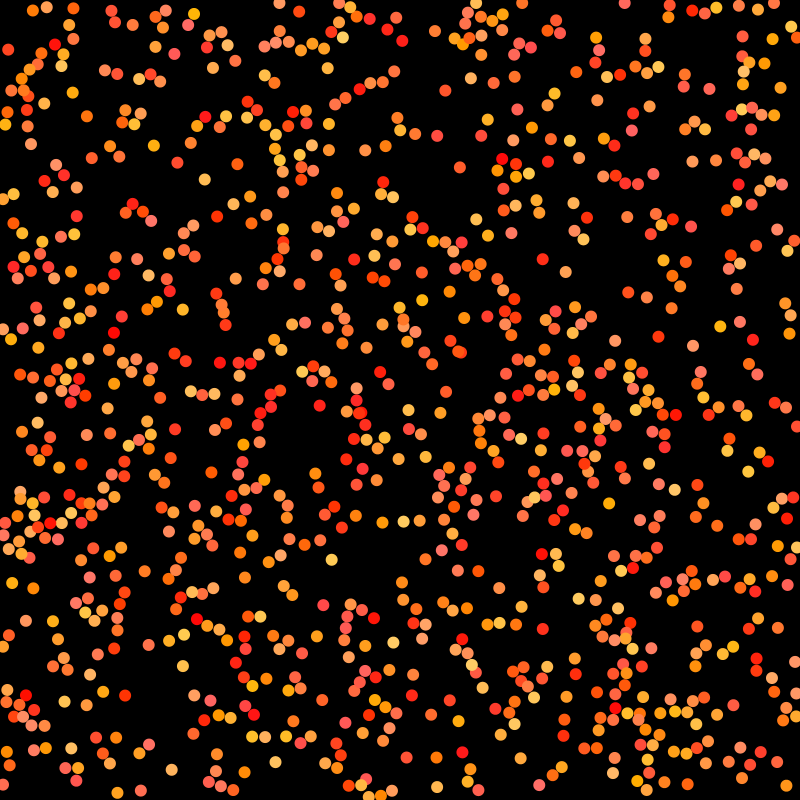
Frame 1 (no input)
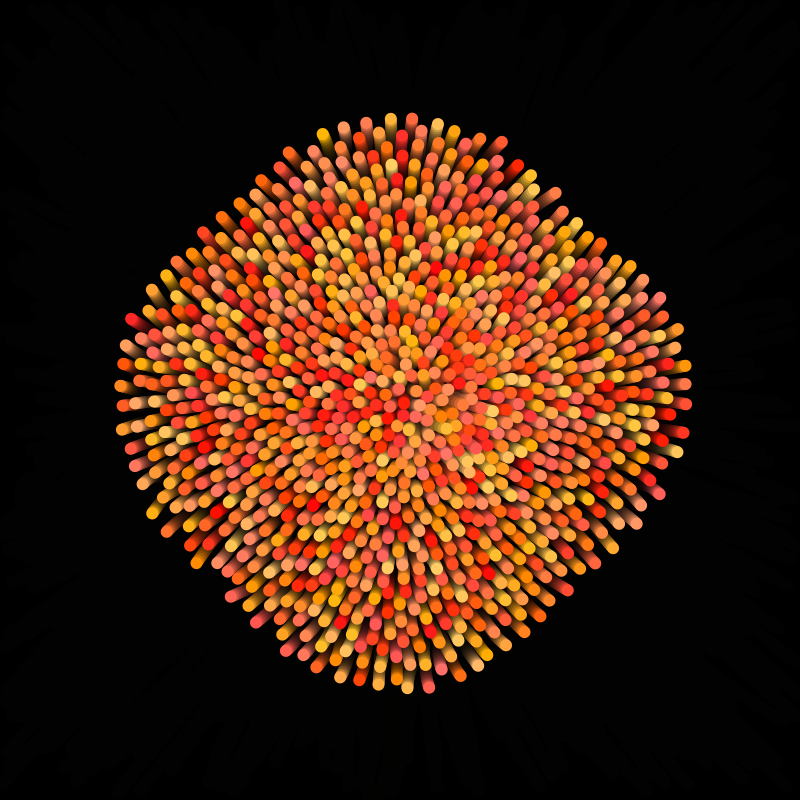
Frame 60 (the mouse pressed at the canvas centre just before this capture)
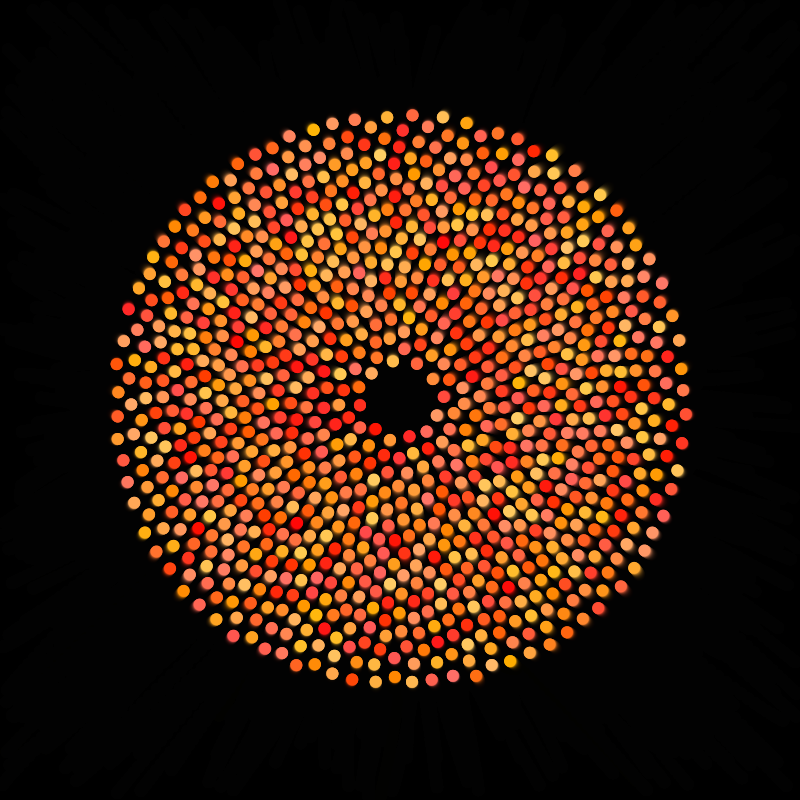
Frame 120 (the mouse held since frame 60 and released just before this capture)

The Processing sketch that drew these frames (run headless with seeded random() and noise(); from frame 60 on, the mouse is pressed at the canvas centre):

// Processing sketch: Anemone
// ── Anemone.pde
final int COUNT = 1000;
final float FORCE = 20;
final float DAMP = 0.99;
final float VISC = 0.05;
final float SPRING = 400;
final float SIZE = 6;
final float PERT = 6;
final float MOUSE = 300;
final float SENSE = 200;

Ball[] b;
Ball center;
Ball mouse;

void setup()
{
  colorMode(HSB);
  //fullScreen();
  background(0);
  size(800,800);
  b = new Ball[COUNT];
  for (int i=0; i<COUNT; i++)
    b[i] = new Ball();
  center = new Ball();
  center.p = new PVector(width/2,height/2);
  mouse = new Ball();
  mouse.p = new PVector(mouseX,mouseY);
}

void draw()
{
  noStroke();
  fill(0,50);
  rect(0,0,width,height);
  for (Ball B : b) B.stop();
  for (int i=0; i<COUNT; ++i)
  { 
    for (int j=0; j<COUNT; ++j)
    {
      if (i == j) continue;
      b[i].repell(b[j]);
    }
    b[i].springForce(center, SPRING);
    b[i].mouseForce(mouse, MOUSE);
    b[i].update();
    b[i].display();
  }
  mouse.p.set(mouseX,mouseY);
}

void mouseClicked()
{
  for (int n=0; n<COUNT/10; ++n)
  {
    int i = floor(random(COUNT));
    b[i].v.add(PVector.random2D().mult(PERT));
  }
}
// ── Ball.pde
class Ball
{
  float dim;
  color shade;
  PVector p;
  PVector v;
  PVector a;
  
  Ball()
  { 
    dim = SIZE;
    shade = color(random(0,30), random(150,255), 255);
    p = new PVector(random(width),random(height));
    v = new PVector(0,0);
    a = new PVector(0,0);
  }
  
  void display()
  {
    noStroke();
    fill(shade);
    ellipse(p.x, p.y, 2*dim, 2*dim);
    //fill(255);
    //text(number, position.x, position.y);
  }
  
  void stop()
  {
    a.mult(0);
  }
  
  void repell(Ball b)
  { 
    float dist = sqDist(this.p,b.p);
    PVector axel = new PVector(p.x - b.p.x, p.y - b.p.y);
    
    if (dist < pow(dim+b.dim,2))
    {
      float d = axel.mag();
      PVector mtd = axel.copy();
      mtd.mult((dim+b.dim-d)/d);
      p.add(mtd);
    }
    
    axel.normalize();
    axel.mult(FORCE/dist);
    a.add(axel);
  }
  
  void springForce(Ball c, float s)
  {
    PVector axel = new PVector(c.p.x - p.x, c.p.y - p.y);
    float dist = sqDist(this.p,c.p);
    axel.normalize();
    axel.mult(dist/(s*s));
    a.add(axel);
  }
  
  void mouseForce(Ball c, float s)
  {
    float dist = sqDist(this.p,c.p);
    if (dist > SENSE*SENSE) return;
    else
    {
      PVector axel = new PVector(p.x - c.p.x, p.y - c.p.y);
      axel.normalize();
      axel.mult(s/dist);
      a.add(axel);
    }
  }
  
  void update()
  {
    PVector visc = v.copy();
    visc.mult(-VISC);
    a.add(visc);
    a.limit(1);
    v.add(a);
    v.mult(DAMP);
    p.add(v);
    
    if (p.x > width - dim/2) 
    {
      p.x = width - dim/2;
      v.x *= 0;
    }
    else if (p.x < dim/2)
    {
      p.x = dim/2;
      v.x *= 0;
    }
    
    if (p.y > height - dim/2) 
    {
      p.y = height - dim/2;
      v.y *= 0;
    }
    else if (p.y < dim/2)
    {
      p.y = dim/2;
      v.y *= 0;
    }
  }
}

float sqDist(PVector a, PVector b)
{
  return ((a.x-b.x)*(a.x-b.x))+((a.y-b.y)*(a.y-b.y));
}
